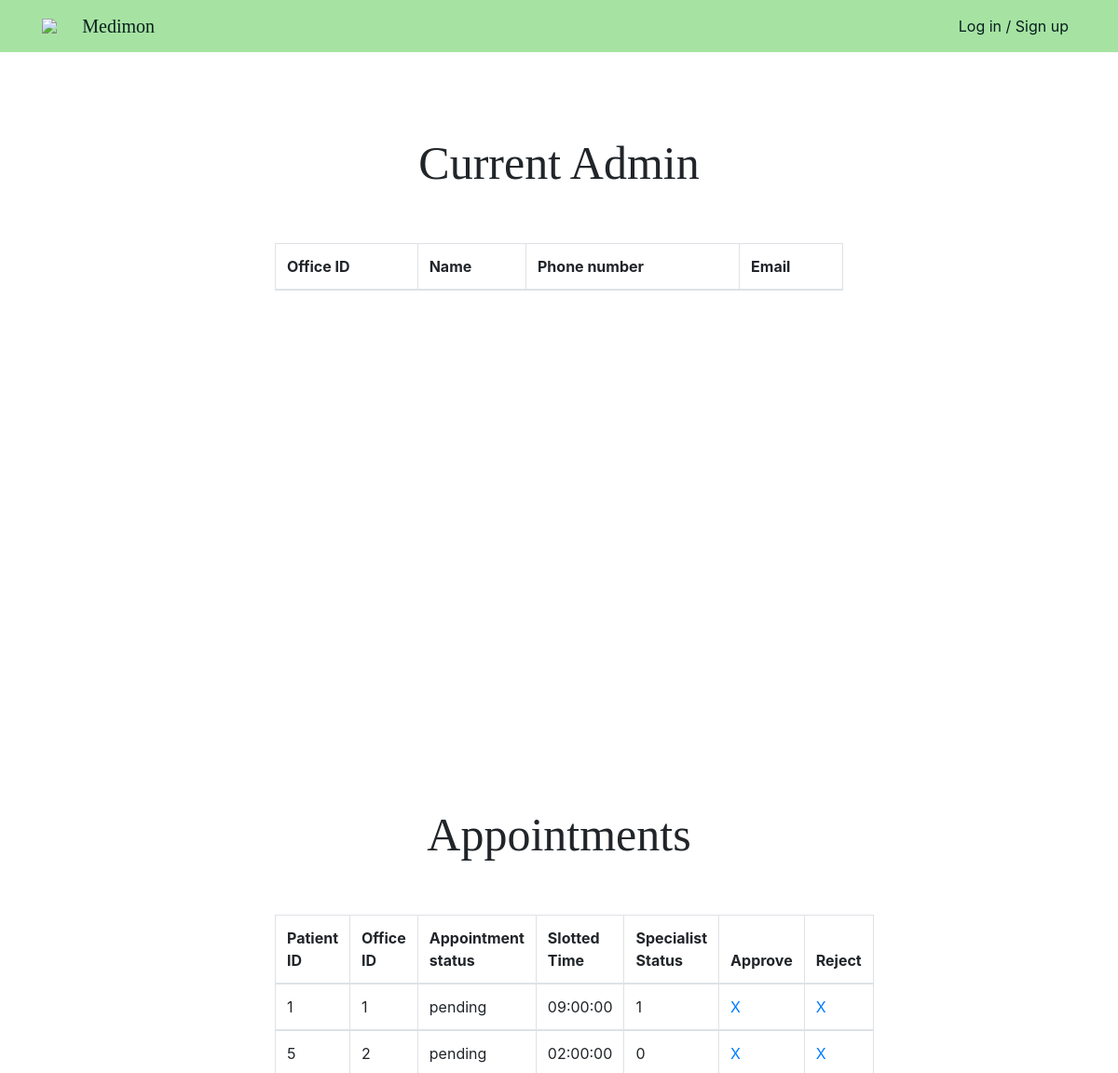
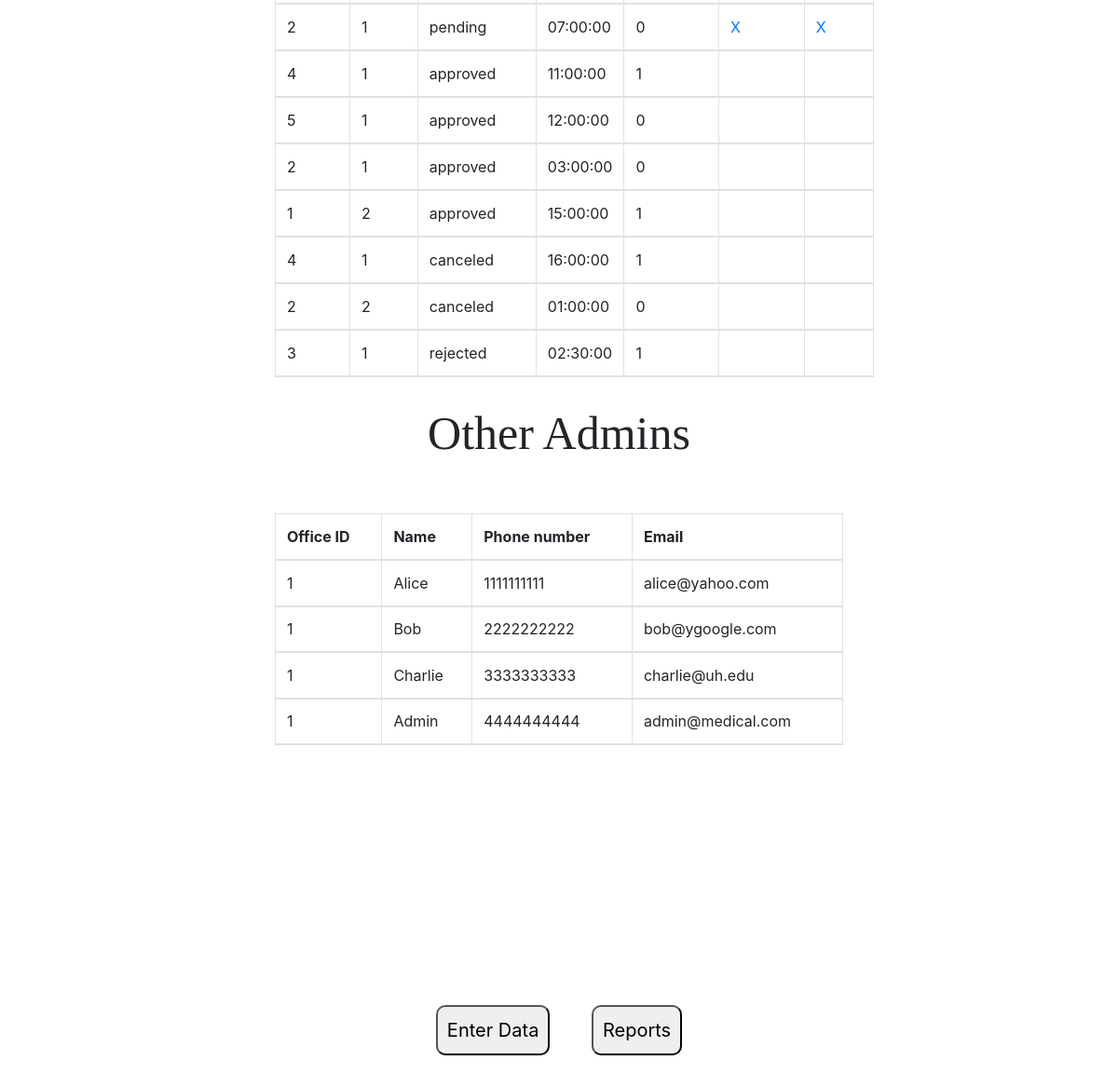
The page /adminPages/adminPage.php on the database its author committed (2 pictures, top to bottom).
### tables this page shows
CREATE TABLE APPOINTMENT (
	Appointment_id        INT AUTO_INCREMENT,
    Patient_id            INT,
    Doctor_id             INT NOT NULL,
    Office_id             INT NOT NULL,
    Appointment_status_id INT NOT NULL DEFAULT 0,
    Appointment_status    VARCHAR(12) NOT NULL,
    Slotted_time          TIME NOT NULL,
    Specialist_status     BOOLEAN NOT NULL,  
    PRIMARY KEY (Appointment_id),
    FOREIGN KEY (Patient_id) REFERENCES PATIENT(Patient_id),
    FOREIGN KEY (Doctor_id) REFERENCES DOCTOR(Doctor_id),
    FOREIGN KEY (Office_id) REFERENCES OFFICE(Office_id)
);

### adminPages/adminPage.php (the view, shortened to what this page needs)
<?php
require_once "../php/config.php";
$sql = "SELECT Patient_id, Office_id, Appointment_id, Appointment_status, Slotted_time, Specialist_status FROM APPOINTMENT ORDER BY Appointment_status='rejected', Appointment_status='canceled', Appointment_status='approved', Appointment_status='pending'";
$result = mysqli_query($db, $sql);
$APtableResult = "";
if ($result->num_rows > 0) {
  while($row = $result-> fetch_assoc()) {
    $APtableResult .= "<tr>". "<td>" . $row["Patient_id"] . "</td><td>"  . $row["Office_id"] . "</td><td>" .
                       $row["Appointment_status"] . "</td><td>" . $row["Slotted_time"] . "</td><td>" . $row["Specialist_status"] . "</td>";
    if ($row["Appointment_status"] === 'pending') {
      $APtableResult .= "<td><a href='../adminPages/adminPage.php?approve_id=" . $row["Appointment_id"] . "'>X</a></td>";
      $APtableResult .= "<td><a href='../adminPages/adminPage.php?reject_id=" . $row["Appointment_id"] . "'>X</a></td>";
    } else {
      $APtableResult .= "<td></td><td></td>";
    }
    $APtableResult .= "</tr>";
  }
}
$sql = "SELECT * FROM ADMIN";
$result = mysqli_query($db, $sql);
$OtADtableResult = "";
if ($result->num_rows > 0) {
  while($row = $result-> fetch_assoc()) {
    $OtADtableResult .= "<tr>". "<td>" . $row["Office_id"] . "</td><td>" . $row["Name"] . "</td><td>" .
                          $row["Phone_number"] . "</td><td>" . $row["Email"] . "</td>" . "<tr>";
  }
}
?>
<!doctype html>
<html lang="en">
<head>
  <link rel="stylesheet" href="../css/style.css">
  <link rel="stylesheet" href="https://stackpath.bootstrapcdn.com/bootstrap/4.3.1/css/bootstrap.min.css"
>
</head>
<?php include_once("../php/header.php"); ?>
<body>
  <div class="main-container">
    <div class="main-wrap">
      <div class="text-center" id="Admin-header">Current Admin</div>
      <div class="container-fluid">
        <div class="row justify-content-center my-5">
          <div class="col-10">
            <table class="table table-bordered">
              <thead class="thead">
                <tr>
                  <th scope="col">Office ID</th>
                  <th scope="col">Name</th>
                  <th scope="col">Phone number</th>
                  <th scope="col">Email</th>
                </tr>
              </thead>
            </table>
          </div>
        </div>
      </div>
    </div>
  </div>
  </body>
<section id="Doc's Patients">
  <div class="main-container">
    <div class="main-wrap">
      <div class="text-center" id="Doctor-header">Appointments</div>
      <div class="container-fluid">
        <div class="row justify-content-center my-5">
          <div class="col-10">
            <table class="table table-bordered">
              <thead class="thead">
                <tr>
                  <th>Patient ID</th>
                  <th>Office ID</th>
                  <th>Appointment status</th>
                  <th>Slotted Time</th>
                  <th>Specialist Status</th>
                  <th>Approve</th>
                  <th>Reject</th>
                </tr>
                <?php echo $APtableResult;?>
              </thead>
            </table>
          </div>
        </div>
      </div>
    </div>
  </div>
</section>
<section id="AdminUsers">
  <div class="main-container">
    <div class="main-wrap">
      <div class="text-center" id="Admin-header">Other Admins</div>
      <div class="container-fluid">
        <div class="row justify-content-center my-5">
          <div class="col-10">
            <table class="table table-bordered">
              <thead class="thead">
                <tr>
                  <th scope="col">Office ID</th>
                  <th scope="col">Name</th>
                  <th scope="col">Phone number</th>
                  <th scope="col">Email</th>
                </tr>
                <?php echo $OtADtableResult;?>
              </thead>
            </table>
          </div>
        </div>
      </div>
    </div>
  </div>
</section>
<br> <br>
         <div id = "container">
        <a href="dataEntryForm.php">
          <button id = "Redi1">Enter Data</button>
        </a>
        <a href="reportsForm.php">
          <button id = "Redi2">Reports</button>
        </a>
     </div>
</body>
</html>

### php/header.php (shortened to what this page needs)
<nav class="navbar navbar-expand-lg nav-back fixed-top" id="mainNav">
  <div class="container">
    <img src="./img/main_icon.png" class="mainicon" href="/localhost/cosc3380/index.php">
    <a class="navbar-brand" href="//localhost/cosc3380/index.php">Medimon</a>
    <div class="collapse navbar-collapse" id="navbarResponsive">
      <ul class="navbar-nav ml-auto">
        <?php
          if (!isset($_SESSION['loggedin'])) {
            echo '<li class="nav-item"><a class="nav-link" href="//localhost/cosc3380/auth/login.php" id="login">Log in / Sign up</a></li>';
          } else {
            echo '<li class="nav-item"><a class="nav-link" href="//localhost/cosc3380/auth/logout.php" id="logout">Log out</a></li>';
          }
        ?>
      </ul>
    </div>
  </div>
</nav>

### css/style.css (style rules this page uses)
.nav-back { background: #a6e3a2; color: #fff; }
.navbar-brand { color: rgb(9, 31, 31); font-family:Cambria, Cochin, Georgia, Times, 'Times New Roman', serif; font: bold; }
.nav-link { color: rgb(9, 31, 31); }
html { height: 100%; }
body { margin: 0; height: 100%; background: #abadaf; font-family: Dotum,'돋움',Helvetica,sans-serif; }
.main-container { width:100%; display:flex; flex-direction:column; align-items:center; margin-top: 21px; margin-top: 21px; height: 150%; }
.main-container .main-wrap { width:768px; margin-top: 40px; }
.main-container { background-color: #ffffff; height: 700px; }
.mainicon { width: 3%; margin-right: 10px; }
#Admin-header { margin-top: 10%; margin-bottom: 20px; font-family:Cambria, Cochin, Georgia, Times, 'Times New Roman', serif; font: bold; font-size: 50px; }
#Doctor-header { margin-top: 10%; margin-bottom: 20px; font-family:Cambria, Cochin, Georgia, Times, 'Times New Roman', serif; font: bold; font-size: 50px; }
* { padding: 0px; margin: 0px; box-sizing: border-box; }
table { width: 600px; }

### adminPages/adminPage.php (style rules this page uses)
button { font-size: 20px; padding:10px; border-radius:10px; margin:20px; }
#container { text-align: center; }

### rows shown on the page
appointment: Patient "1", Office "1", Appointment_status "pending", Slotted_time "09:00:00", Specialist_status "1"
appointment: Patient "5", Office "2", Appointment_status "pending", Slotted_time "02:00:00", Specialist_status "0"
appointment: Patient "2", Office "1", Appointment_status "pending", Slotted_time "07:00:00", Specialist_status "0"
appointment: Patient "4", Office "1", Appointment_status "approved", Slotted_time "11:00:00", Specialist_status "1"
appointment: Patient "5", Office "1", Appointment_status "approved", Slotted_time "12:00:00", Specialist_status "0"
appointment: Patient "2", Office "1", Appointment_status "approved", Slotted_time "03:00:00", Specialist_status "0"
appointment: Patient "1", Office "2", Appointment_status "approved", Slotted_time "15:00:00", Specialist_status "1"
appointment: Patient "4", Office "1", Appointment_status "canceled", Slotted_time "16:00:00", Specialist_status "1"
appointment: Patient "2", Office "2", Appointment_status "canceled", Slotted_time "01:00:00", Specialist_status "0"
appointment: Patient "3", Office "1", Appointment_status "rejected", Slotted_time "02:30:00", Specialist_status "1"

### other values the page prints
$row["Office_id"] "1"
$row["Name"] "Alice"
$row["Phone_number"] "1111111111"
$row["Email"] "alice@yahoo.com"
$row["Name"] "Bob"
$row["Phone_number"] "2222222222"
$row["Email"] "bob@ygoogle.com"
$row["Name"] "Charlie"
$row["Phone_number"] "3333333333"
$row["Email"] "charlie@uh.edu"
$row["Name"] "Admin"
$row["Phone_number"] "4444444444"
$row["Email"] "admin@medical.com"
